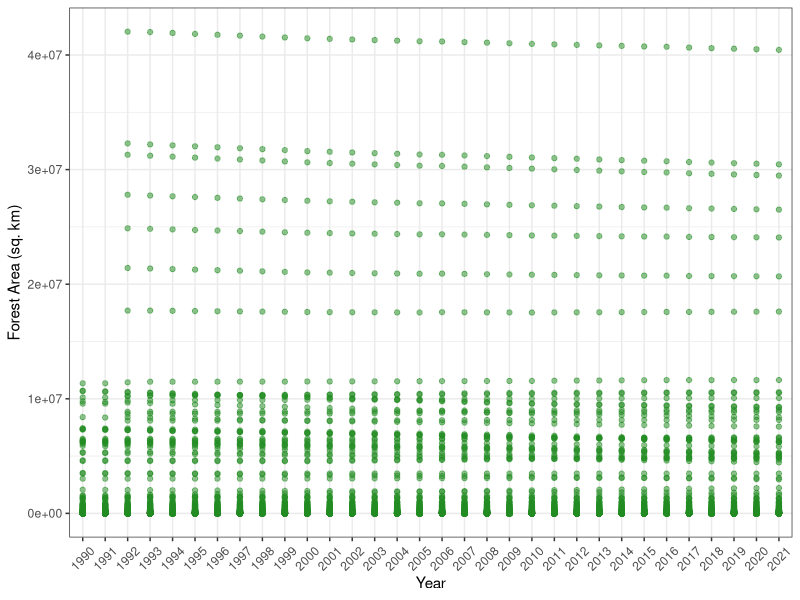

This figure's R source:
## ---- chunk 1
knitr::opts_chunk$set(echo = FALSE)
## ---- chunk 2
library(tidyverse)
## ---- chunk 3
forest <- read_csv("forest_per_country.csv", skip = 4, col_names = TRUE)
## ---- chunk 4
# a
forest <- forest %>% 
  pivot_longer(`1990`:`2022`, names_to = "Year", values_to = "ForestArea_sqkm")
forest

# b.
forest <- forest %>% 
  drop_na(ForestArea_sqkm)
forest
  
# c
ggplot(forest, aes(Year, ForestArea_sqkm)) +
  geom_point(alpha = 0.5, color = "forestgreen") +
  labs(x = "Year",
       y = "Forest Area (sq. km)") +
  theme_bw() +
  theme(axis.text.x = element_text(angle = 45, vjust = 0.5))
## ---- chunk 5
oecd <- read_csv("oecd_annual_data.csv", skip = 4, col_names = TRUE)
head(oecd)
## ---- chunk 6
#a
oecd <- oecd %>% 
  fill(OECD_member)
oecd

#b
oecd <- oecd %>% 
  pivot_longer(`2000`:`2022`, names_to = "Year", values_to = "MarineProtectedArea_sqkm")
oecd
## ---- chunk 7
rodents <- read_csv("capture_data.csv")
## ---- chunk 8
veg <- read_csv("microsite_grouped_veg.csv")

#a
veg <- veg %>% 
  rename(RecordID = `...1`, TrapID = `Trap Location`, DistancetoVeg_m = `Distance to Vegetation (m)`,
         VegetationType = `Type of Vegetation`, PercentCover = `Percent Veg Cover`, DistancetoWater_m = `Distance to Water (m)`)
veg

#b
veg <- veg %>% 
  select(Site, TrapID, Grouped_Veg)
veg

#c
inner_join(rodents, veg)
## ---- chunk 9
#a
rodents <- rodents %>% 
  separate(Date, into = c("Year", "Month", "Day"), sep = "-")
rodents

#b
rodents <- rodents %>% 
  unite("Date", Year:Day, sep = "-")
rodents

#c
sp_by_site <- rodents %>% 
  group_by(Site, Species) %>% 
  summarize(Count = n())
sp_by_site

#d
sp_by_site %>% 
  pivot_wider(names_from = Species,
              values_from = Count,
              values_fill = 0)
## ---- chunk 10
mammals <- data.frame(site = c(1,1,2,3,3,3), 
                      taxon = c('Suncus etruscus', 'Sorex cinereus', 
                                'Myotis nigricans', 'Notiosorex crawfordi', 
                                'Suncus etruscus', 'Myotis nigricans'),
                      density = c(6.2, 5.2, 11.0, 1.2, 9.4, 9.6),
                      mass = c(4.2, 5, 9.1, 8.6, 4.1, 8.7))
## ---- chunk 11
mammals <- mammals %>% 
  separate(taxon, c("genus", "species"), sep = " ")
mammals

mammals <- mammals %>% 
  pivot_longer(density:mass, names_to = "measurement", values_to = "value")
mammals

mammals <- mammals %>% 
  unite("taxon", genus, species, sep = " ")
mammals

mammals <- mammals %>% 
  pivot_wider(names_from = measurement, values_from = value)
mammals
